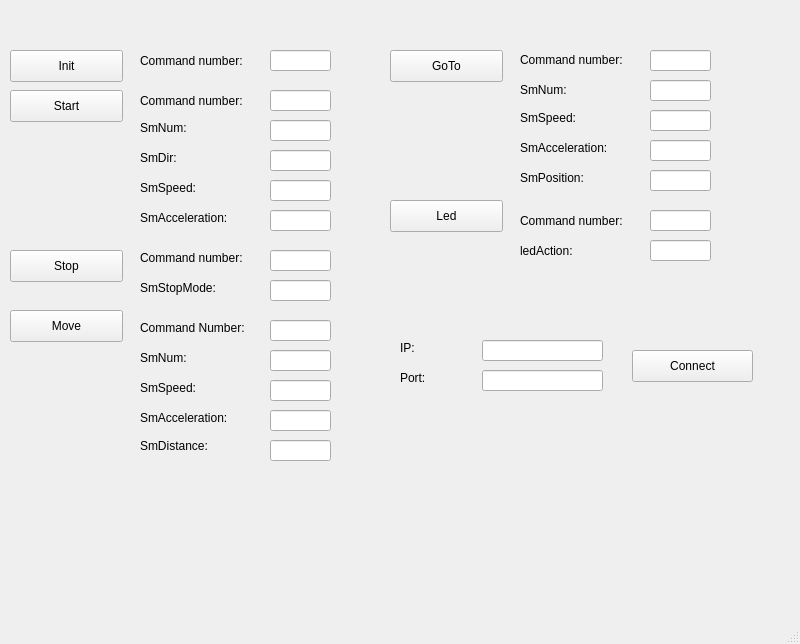
<?xml version="1.0" encoding="UTF-8"?>
<ui version="4.0">
 <class>MainWindow</class>
 <widget class="QMainWindow" name="MainWindow">
  <property name="geometry">
   <rect>
    <x>0</x>
    <y>0</y>
    <width>800</width>
    <height>644</height>
   </rect>
  </property>
  <property name="windowTitle">
   <string>MainWindow</string>
  </property>
  <widget class="QWidget" name="centralwidget">
   <widget class="QPushButton" name="btn_start">
    <property name="geometry">
     <rect>
      <x>10</x>
      <y>90</y>
      <width>113</width>
      <height>32</height>
     </rect>
    </property>
    <property name="text">
     <string>Start</string>
    </property>
   </widget>
   <widget class="QPushButton" name="btn_stop">
    <property name="geometry">
     <rect>
      <x>10</x>
      <y>250</y>
      <width>113</width>
      <height>32</height>
     </rect>
    </property>
    <property name="text">
     <string>Stop</string>
    </property>
   </widget>
   <widget class="QPushButton" name="btn_init">
    <property name="geometry">
     <rect>
      <x>10</x>
      <y>50</y>
      <width>113</width>
      <height>32</height>
     </rect>
    </property>
    <property name="text">
     <string>Init</string>
    </property>
   </widget>
   <widget class="QPushButton" name="btn_move">
    <property name="geometry">
     <rect>
      <x>10</x>
      <y>310</y>
      <width>113</width>
      <height>32</height>
     </rect>
    </property>
    <property name="text">
     <string>Move</string>
    </property>
   </widget>
   <widget class="QLineEdit" name="start_command">
    <property name="geometry">
     <rect>
      <x>270</x>
      <y>90</y>
      <width>61</width>
      <height>21</height>
     </rect>
    </property>
   </widget>
   <widget class="QLabel" name="label_2">
    <property name="geometry">
     <rect>
      <x>140</x>
      <y>90</y>
      <width>121</width>
      <height>21</height>
     </rect>
    </property>
    <property name="text">
     <string>Command number:</string>
    </property>
   </widget>
   <widget class="QLabel" name="label_1">
    <property name="geometry">
     <rect>
      <x>140</x>
      <y>50</y>
      <width>121</width>
      <height>21</height>
     </rect>
    </property>
    <property name="text">
     <string>Command number:</string>
    </property>
   </widget>
   <widget class="QLineEdit" name="init_command">
    <property name="geometry">
     <rect>
      <x>270</x>
      <y>50</y>
      <width>61</width>
      <height>21</height>
     </rect>
    </property>
   </widget>
   <widget class="QLabel" name="label_3">
    <property name="geometry">
     <rect>
      <x>140</x>
      <y>120</y>
      <width>59</width>
      <height>16</height>
     </rect>
    </property>
    <property name="text">
     <string>SmNum:</string>
    </property>
   </widget>
   <widget class="QLineEdit" name="start_smNum">
    <property name="geometry">
     <rect>
      <x>270</x>
      <y>120</y>
      <width>61</width>
      <height>21</height>
     </rect>
    </property>
   </widget>
   <widget class="QLabel" name="label_4">
    <property name="geometry">
     <rect>
      <x>140</x>
      <y>150</y>
      <width>59</width>
      <height>16</height>
     </rect>
    </property>
    <property name="text">
     <string>SmDir:</string>
    </property>
   </widget>
   <widget class="QLabel" name="label_5">
    <property name="geometry">
     <rect>
      <x>140</x>
      <y>180</y>
      <width>71</width>
      <height>16</height>
     </rect>
    </property>
    <property name="text">
     <string>SmSpeed:</string>
    </property>
   </widget>
   <widget class="QLabel" name="label_6">
    <property name="geometry">
     <rect>
      <x>140</x>
      <y>210</y>
      <width>101</width>
      <height>16</height>
     </rect>
    </property>
    <property name="text">
     <string>SmAcceleration:</string>
    </property>
   </widget>
   <widget class="QLineEdit" name="start_smDir">
    <property name="geometry">
     <rect>
      <x>270</x>
      <y>150</y>
      <width>61</width>
      <height>21</height>
     </rect>
    </property>
   </widget>
   <widget class="QLineEdit" name="start_smSpeed">
    <property name="geometry">
     <rect>
      <x>270</x>
      <y>180</y>
      <width>61</width>
      <height>21</height>
     </rect>
    </property>
   </widget>
   <widget class="QLineEdit" name="start_smAcceleration">
    <property name="geometry">
     <rect>
      <x>270</x>
      <y>210</y>
      <width>61</width>
      <height>21</height>
     </rect>
    </property>
   </widget>
   <widget class="QLabel" name="label_7">
    <property name="geometry">
     <rect>
      <x>140</x>
      <y>250</y>
      <width>121</width>
      <height>16</height>
     </rect>
    </property>
    <property name="text">
     <string>Command number:</string>
    </property>
   </widget>
   <widget class="QLabel" name="label_8">
    <property name="geometry">
     <rect>
      <x>140</x>
      <y>280</y>
      <width>91</width>
      <height>16</height>
     </rect>
    </property>
    <property name="text">
     <string>SmStopMode:</string>
    </property>
   </widget>
   <widget class="QLineEdit" name="stop_command">
    <property name="geometry">
     <rect>
      <x>270</x>
      <y>250</y>
      <width>61</width>
      <height>21</height>
     </rect>
    </property>
   </widget>
   <widget class="QLineEdit" name="stop_smStopMode">
    <property name="geometry">
     <rect>
      <x>270</x>
      <y>280</y>
      <width>61</width>
      <height>21</height>
     </rect>
    </property>
   </widget>
   <widget class="QLabel" name="label_9">
    <property name="geometry">
     <rect>
      <x>140</x>
      <y>320</y>
      <width>121</width>
      <height>16</height>
     </rect>
    </property>
    <property name="text">
     <string>Command Number:</string>
    </property>
   </widget>
   <widget class="QLabel" name="label_10">
    <property name="geometry">
     <rect>
      <x>140</x>
      <y>350</y>
      <width>91</width>
      <height>16</height>
     </rect>
    </property>
    <property name="text">
     <string>SmNum:</string>
    </property>
   </widget>
   <widget class="QLabel" name="label_11">
    <property name="geometry">
     <rect>
      <x>140</x>
      <y>380</y>
      <width>71</width>
      <height>16</height>
     </rect>
    </property>
    <property name="text">
     <string>SmSpeed:</string>
    </property>
   </widget>
   <widget class="QLabel" name="label_12">
    <property name="geometry">
     <rect>
      <x>140</x>
      <y>410</y>
      <width>101</width>
      <height>16</height>
     </rect>
    </property>
    <property name="text">
     <string>SmAcceleration:</string>
    </property>
   </widget>
   <widget class="QLabel" name="label_13">
    <property name="geometry">
     <rect>
      <x>140</x>
      <y>436</y>
      <width>101</width>
      <height>20</height>
     </rect>
    </property>
    <property name="text">
     <string>SmDistance:</string>
    </property>
   </widget>
   <widget class="QLineEdit" name="move_command">
    <property name="geometry">
     <rect>
      <x>270</x>
      <y>320</y>
      <width>61</width>
      <height>21</height>
     </rect>
    </property>
   </widget>
   <widget class="QLineEdit" name="move_smNum">
    <property name="geometry">
     <rect>
      <x>270</x>
      <y>350</y>
      <width>61</width>
      <height>21</height>
     </rect>
    </property>
   </widget>
   <widget class="QLineEdit" name="move_smSpeed">
    <property name="geometry">
     <rect>
      <x>270</x>
      <y>380</y>
      <width>61</width>
      <height>21</height>
     </rect>
    </property>
   </widget>
   <widget class="QLineEdit" name="move_smAcceleration">
    <property name="geometry">
     <rect>
      <x>270</x>
      <y>410</y>
      <width>61</width>
      <height>21</height>
     </rect>
    </property>
   </widget>
   <widget class="QLineEdit" name="move_smDistance">
    <property name="geometry">
     <rect>
      <x>270</x>
      <y>440</y>
      <width>61</width>
      <height>21</height>
     </rect>
    </property>
   </widget>
   <widget class="QLabel" name="label_16">
    <property name="geometry">
     <rect>
      <x>520</x>
      <y>110</y>
      <width>71</width>
      <height>16</height>
     </rect>
    </property>
    <property name="text">
     <string>SmSpeed:</string>
    </property>
   </widget>
   <widget class="QPushButton" name="btn_led">
    <property name="geometry">
     <rect>
      <x>390</x>
      <y>200</y>
      <width>113</width>
      <height>32</height>
     </rect>
    </property>
    <property name="text">
     <string>Led</string>
    </property>
   </widget>
   <widget class="QLabel" name="label_15">
    <property name="geometry">
     <rect>
      <x>520</x>
      <y>80</y>
      <width>101</width>
      <height>20</height>
     </rect>
    </property>
    <property name="text">
     <string>SmNum:</string>
    </property>
   </widget>
   <widget class="QPushButton" name="btn_goto">
    <property name="geometry">
     <rect>
      <x>390</x>
      <y>50</y>
      <width>113</width>
      <height>32</height>
     </rect>
    </property>
    <property name="text">
     <string>GoTo</string>
    </property>
   </widget>
   <widget class="QLabel" name="label_14">
    <property name="geometry">
     <rect>
      <x>520</x>
      <y>50</y>
      <width>121</width>
      <height>20</height>
     </rect>
    </property>
    <property name="text">
     <string>Command number:</string>
    </property>
   </widget>
   <widget class="QLabel" name="label_17">
    <property name="geometry">
     <rect>
      <x>520</x>
      <y>140</y>
      <width>101</width>
      <height>16</height>
     </rect>
    </property>
    <property name="text">
     <string>SmAcceleration:</string>
    </property>
   </widget>
   <widget class="QLabel" name="label_18">
    <property name="geometry">
     <rect>
      <x>520</x>
      <y>170</y>
      <width>101</width>
      <height>16</height>
     </rect>
    </property>
    <property name="text">
     <string>SmPosition:</string>
    </property>
   </widget>
   <widget class="QLabel" name="label_19">
    <property name="geometry">
     <rect>
      <x>520</x>
      <y>210</y>
      <width>121</width>
      <height>21</height>
     </rect>
    </property>
    <property name="text">
     <string>Command number:</string>
    </property>
   </widget>
   <widget class="QLabel" name="label_20">
    <property name="geometry">
     <rect>
      <x>520</x>
      <y>240</y>
      <width>121</width>
      <height>21</height>
     </rect>
    </property>
    <property name="text">
     <string>ledAction:</string>
    </property>
   </widget>
   <widget class="QLineEdit" name="goto_command">
    <property name="geometry">
     <rect>
      <x>650</x>
      <y>50</y>
      <width>61</width>
      <height>21</height>
     </rect>
    </property>
   </widget>
   <widget class="QLineEdit" name="goto_smNum">
    <property name="geometry">
     <rect>
      <x>650</x>
      <y>80</y>
      <width>61</width>
      <height>21</height>
     </rect>
    </property>
   </widget>
   <widget class="QLineEdit" name="goto_smSpeed">
    <property name="geometry">
     <rect>
      <x>650</x>
      <y>110</y>
      <width>61</width>
      <height>21</height>
     </rect>
    </property>
   </widget>
   <widget class="QLineEdit" name="goto_smAcceleration">
    <property name="geometry">
     <rect>
      <x>650</x>
      <y>140</y>
      <width>61</width>
      <height>21</height>
     </rect>
    </property>
   </widget>
   <widget class="QLineEdit" name="goto_smPosition">
    <property name="geometry">
     <rect>
      <x>650</x>
      <y>170</y>
      <width>61</width>
      <height>21</height>
     </rect>
    </property>
   </widget>
   <widget class="QLineEdit" name="led_command">
    <property name="geometry">
     <rect>
      <x>650</x>
      <y>210</y>
      <width>61</width>
      <height>21</height>
     </rect>
    </property>
   </widget>
   <widget class="QLineEdit" name="led_ledAction">
    <property name="geometry">
     <rect>
      <x>650</x>
      <y>240</y>
      <width>61</width>
      <height>21</height>
     </rect>
    </property>
   </widget>
   <widget class="QLabel" name="label_21">
    <property name="geometry">
     <rect>
      <x>400</x>
      <y>340</y>
      <width>59</width>
      <height>16</height>
     </rect>
    </property>
    <property name="text">
     <string>IP:</string>
    </property>
   </widget>
   <widget class="QLabel" name="label_22">
    <property name="geometry">
     <rect>
      <x>400</x>
      <y>370</y>
      <width>59</width>
      <height>16</height>
     </rect>
    </property>
    <property name="text">
     <string>Port:</string>
    </property>
   </widget>
   <widget class="QLineEdit" name="ip">
    <property name="geometry">
     <rect>
      <x>482</x>
      <y>340</y>
      <width>121</width>
      <height>21</height>
     </rect>
    </property>
   </widget>
   <widget class="QLineEdit" name="port">
    <property name="geometry">
     <rect>
      <x>482</x>
      <y>370</y>
      <width>121</width>
      <height>21</height>
     </rect>
    </property>
   </widget>
   <widget class="QPushButton" name="btn_connect">
    <property name="geometry">
     <rect>
      <x>632</x>
      <y>350</y>
      <width>121</width>
      <height>32</height>
     </rect>
    </property>
    <property name="text">
     <string>Connect</string>
    </property>
   </widget>
  </widget>
  <widget class="QMenuBar" name="menubar">
   <property name="geometry">
    <rect>
     <x>0</x>
     <y>0</y>
     <width>800</width>
     <height>22</height>
    </rect>
   </property>
  </widget>
  <widget class="QStatusBar" name="statusbar"/>
 </widget>
 <resources/>
 <connections/>
</ui>
